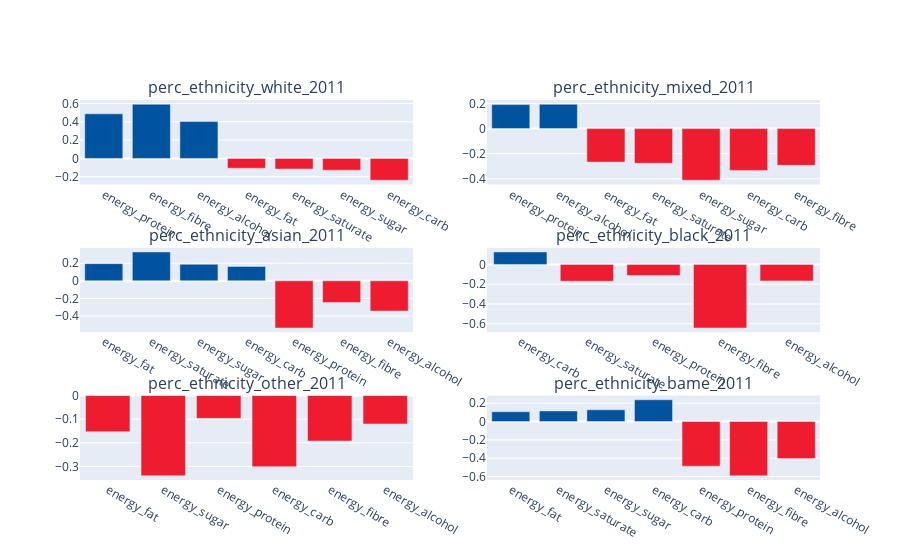

The notebook cell saved with this chart:
### Code cell
bar_plot_factory(dataframe = msoa_combined_year,
                 category_socio_economics = ethnicities,
                 category_nutrion = nutrients,
                 html_name = "Correlation_Nutirents_Ethnicity",
                 output_html = True,
                 auto_commit = True).show()

### Figure 1 — Plotly figure (JSON) as saved in the notebook; plotly's stock layout.template omitted (floating-point values rounded to 4 significant figures)
{"data": [{"marker": {"color": "#00539F"}, "name": "positives", "type": "bar", "x": ["energy_protein", "energy_fibre", "energy_alcohol"], "xaxis": "x", "y": [0.4866, 0.5915, 0.4036], "yaxis": "y"}, {"marker": {"color": "#EE1C2E"}, "name": "negatives", "type": "bar", "x": ["energy_fat", "energy_saturate", "energy_sugar", "energy_carb"], "xaxis": "x", "y": [-0.1067, -0.1153, -0.1282, -0.2374], "yaxis": "y"}, {"marker": {"color": "#00539F"}, "name": "positives", "type": "bar", "x": ["energy_protein", "energy_alcohol"], "xaxis": "x2", "y": [0.1917, 0.1947], "yaxis": "y2"}, {"marker": {"color": "#EE1C2E"}, "name": "negatives", "type": "bar", "x": ["energy_fat", "energy_saturate", "energy_sugar", "energy_carb", "energy_fibre"], "xaxis": "x2", "y": [-0.2673, -0.277, -0.4121, -0.3335, -0.2933], "yaxis": "y2"}, {"marker": {"color": "#00539F"}, "name": "positives", "type": "bar", "x": ["energy_fat", "energy_saturate", "energy_sugar", "energy_carb"], "xaxis": "x3", "y": [0.1955, 0.3279, 0.1885, 0.164], "yaxis": "y3"}, {"marker": {"color": "#EE1C2E"}, "name": "negatives", "type": "bar", "x": ["energy_protein", "energy_fibre", "energy_alcohol"], "xaxis": "x3", "y": [-0.537, -0.2474, -0.3444], "yaxis": "y3"}, {"marker": {"color": "#00539F"}, "name": "positives", "type": "bar", "x": ["energy_carb"], "xaxis": "x4", "y": [0.1259], "yaxis": "y4"}, {"marker": {"color": "#EE1C2E"}, "name": "negatives", "type": "bar", "x": ["energy_saturate", "energy_protein", "energy_fibre", "energy_alcohol"], "xaxis": "x4", "y": [-0.1703, -0.1131, -0.6434, -0.1667], "yaxis": "y4"}, {"marker": {"color": "#00539F"}, "name": "positives", "type": "bar", "x": [], "xaxis": "x5", "y": [], "yaxis": "y5"}, {"marker": {"color": "#EE1C2E"}, "name": "negatives", "type": "bar", "x": ["energy_fat", "energy_sugar", "energy_protein", "energy_carb", "energy_fibre", "energy_alcohol"], "xaxis": "x5", "y": [-0.1534, -0.3396, -0.09656, -0.301, -0.1926, -0.1202], "yaxis": "y5"}, {"marker": {"color": "#00539F"}, "name": "positives", "type": "bar", "x": ["energy_fat", "energy_saturate", "energy_sugar", "energy_carb"], "xaxis": "x6", "y": [0.1067, 0.1153, 0.1282, 0.2374], "yaxis": "y6"}, {"marker": {"color": "#EE1C2E"}, "name": "negatives", "type": "bar", "x": ["energy_protein", "energy_fibre", "energy_alcohol"], "xaxis": "x6", "y": [-0.4866, -0.5915, -0.4036], "yaxis": "y6"}], "layout": {"annotations": [{"font": {"size": 16}, "showarrow": false, "text": "perc_ethnicity_white_2011", "x": 0.225, "xanchor": "center", "xref": "paper", "y": 1, "yanchor": "bottom", "yref": "paper"}, {"font": {"size": 16}, "showarrow": false, "text": "perc_ethnicity_mixed_2011", "x": 0.775, "xanchor": "center", "xref": "paper", "y": 1, "yanchor": "bottom", "yref": "paper"}, {"font": {"size": 16}, "showarrow": false, "text": "perc_ethnicity_asian_2011", "x": 0.225, "xanchor": "center", "xref": "paper", "y": 0.6111, "yanchor": "bottom", "yref": "paper"}, {"font": {"size": 16}, "showarrow": false, "text": "perc_ethnicity_black_2011", "x": 0.775, "xanchor": "center", "xref": "paper", "y": 0.6111, "yanchor": "bottom", "yref": "paper"}, {"font": {"size": 16}, "showarrow": false, "text": "perc_ethnicity_other_2011", "x": 0.225, "xanchor": "center", "xref": "paper", "y": 0.2222, "yanchor": "bottom", "yref": "paper"}, {"font": {"size": 16}, "showarrow": false, "text": "perc_ethnicity_bame_2011", "x": 0.775, "xanchor": "center", "xref": "paper", "y": 0.2222, "yanchor": "bottom", "yref": "paper"}], "autosize": true, "showlegend": false, "xaxis": {"anchor": "y", "autorange": true, "domain": [0, 0.45], "range": [-0.5, 6.5], "type": "category"}, "xaxis2": {"anchor": "y2", "autorange": true, "domain": [0.55, 1], "range": [-0.5, 6.5], "type": "category"}, "xaxis3": {"anchor": "y3", "autorange": true, "domain": [0, 0.45], "range": [-0.5, 6.5], "type": "category"}, "xaxis4": {"anchor": "y4", "autorange": true, "domain": [0.55, 1], "range": [-0.5, 4.5], "type": "category"}, "xaxis5": {"anchor": "y5", "autorange": true, "domain": [0, 0.45], "range": [-0.5, 5.5], "type": "category"}, "xaxis6": {"anchor": "y6", "autorange": true, "domain": [0.55, 1], "range": [-0.5, 6.5], "type": "category"}, "yaxis": {"anchor": "x", "autorange": true, "domain": [0.7778, 1], "range": [-0.2834, 0.6376], "type": "linear"}, "yaxis2": {"anchor": "x2", "autorange": true, "domain": [0.7778, 1], "range": [-0.4458, 0.2284], "type": "linear"}, "yaxis3": {"anchor": "x3", "autorange": true, "domain": [0.3889, 0.6111], "range": [-0.585, 0.376], "type": "linear"}, "yaxis4": {"anchor": "x4", "autorange": true, "domain": [0.3889, 0.6111], "range": [-0.6861, 0.1686], "type": "linear"}, "yaxis5": {"anchor": "x5", "autorange": true, "domain": [0, 0.2222], "range": [-0.3575, 0], "type": "linear"}, "yaxis6": {"anchor": "x6", "autorange": true, "domain": [0, 0.2222], "range": [-0.6376, 0.2834], "type": "linear"}}}
